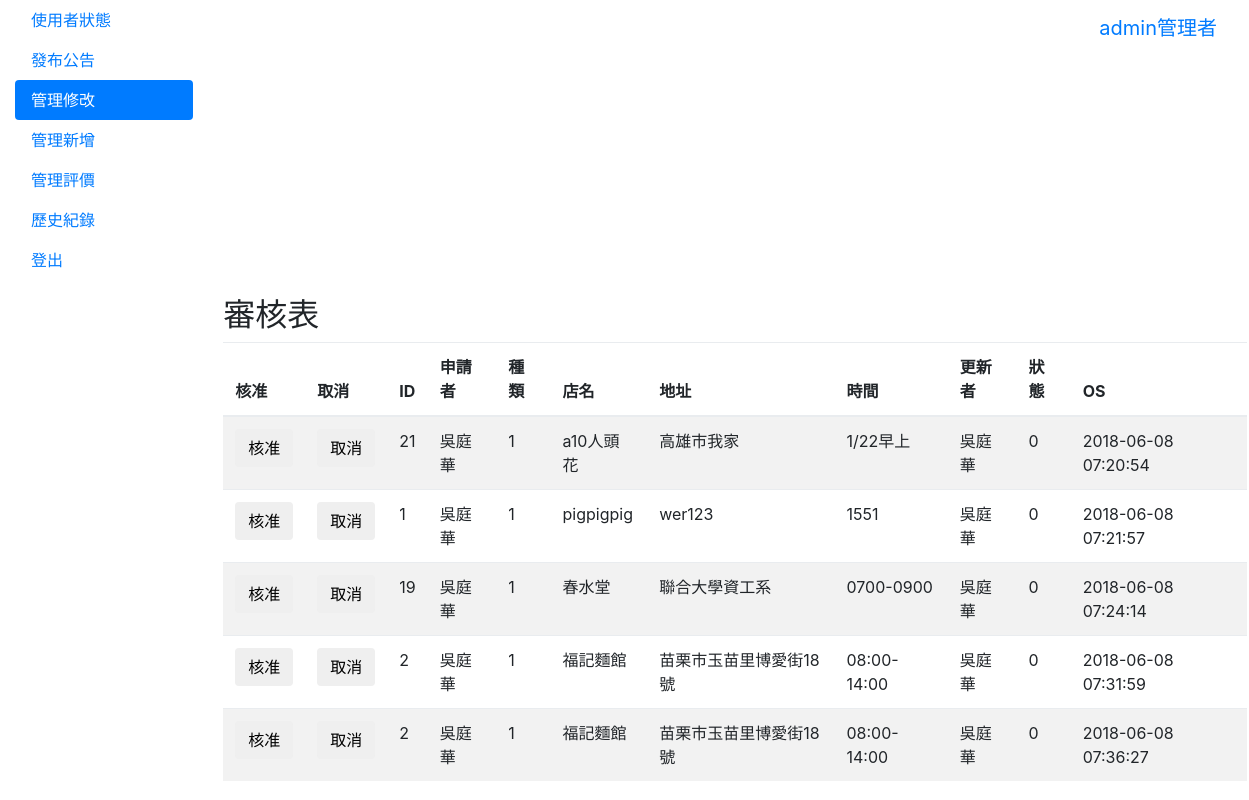
Screenshot of /3/bossup.php (signed in) with the database file from the repository.
### tables this page shows
CREATE TABLE `eatup` (
  `id` int(10) NOT NULL,
  `ac` varchar(25) DEFAULT 'computer',
  `pass` varchar(10) NOT NULL,
  `type` int(11) NOT NULL,
  `shop` text NOT NULL,
  `fon` text NOT NULL,
  `adds` text NOT NULL,
  `tim` text NOT NULL,
  `allth` text NOT NULL,
  `shopim` text NOT NULL,
  `foodim` text NOT NULL,
  `dollar` int(11) NOT NULL,
  `ok` int(11) DEFAULT '1',
  `idup` int(10) NOT NULL,
  `timeat` timestamp NOT NULL DEFAULT CURRENT_TIMESTAMP ON UPDATE CURRENT_TIMESTAMP
);

### 3/bossup.php (the view, shortened to what this page needs)
<!DOCTYPE html>
<html lang="en">
  <head>
    <link href="https://v4-alpha.getbootstrap.com/dist/css/bootstrap.min.css" rel="stylesheet">
    <link href="https://v4-alpha.getbootstrap.com/examples/dashboard/dashboard.css" rel="stylesheet">
  </head>
  <body>
    <nav class="navbar navbar-toggleable-md navbar-inverse fixed-top bg-inverse">
      <button class="navbar-toggler navbar-toggler-right hidden-lg-up" type="button" data-toggle="collapse" data-target="#navbarsExampleDefault" aria-controls="navbarsExampleDefault" aria-expanded="false" aria-label="Toggle navigation">
        <span class="navbar-toggler-icon"></span>
      </button>
      <a class="navbar-brand" href="boss01.php"><?php echo $_SESSION['name']?>管理者</a>
    </nav>
    <div class="container-fluid">
      <div class="row">
        <nav class="col-sm-3 col-md-2 hidden-xs-down bg-faded sidebar">
             <ul class="nav nav-pills flex-column">
            <li class="nav-item">
              <a class="nav-link" href="boss01.php">使用者狀態 <span class="sr-only">(current)</span></a>
            </li>
            <li class="nav-item">
              <a class="nav-link" href="boss02.php">發布公告</a>
            </li>
            <li class="nav-item">
              <a class="nav-link active" href="bossup.php">管理修改</a>
            </li>
			<li class="nav-item">
              <a class="nav-link" href="bossin.php">管理新增</a>
            </li>
		    <li class="nav-item">
              <a class="nav-link" href="bossjudge.php">管理評價</a>
            </li>
			<li class="nav-item">
              <a class="nav-link" href="bosshis.php">歷史紀錄</a>
            </li>
			<li class="nav-item">
              <a class="nav-link" href="?logout=true">登出</a>
            </li>
          </ul>
        </nav>
        <main class="col-sm-9 offset-sm-3 col-md-10 offset-md-2 pt-3">
          <h2>審核表</h2>
          <div class="table-responsive" style="width:1024px;height:auto;overflow:auto">
            <table class="table table-striped">
              <thead>
                <tr>
				  <th>核准</th>
				  <th>取消</th>
				  <th>ID</th>
				  <th>申請者</th>
                  <th>種類</th>
                  <th>店名</th>
                  <th>地址</th>
				  <th>時間</th>
				  <th>更新者</th>
				   <th>狀態</th>
				  <th>OS</th>
                </tr>
              </thead>
                <?php
					 require_once("conMysql.php");
                 $sql = ("SELECT * FROM eatup ");
                 $result = mysqli_query($conn, $sql);
                 while ($row = @mysqli_fetch_row($result))
				 { ?>
                   <tr>
				 <td><input type="button" value="核准" class="btn" onclick="location.href='bossupok.php?id=<?php echo $row[13]?>'"/></td>
				 <td><input type="button" value="取消" class="btn" onclick="location.href='bossupno.php?id=<?php echo $row[13]?>'"/></td>
				 <td><?php echo $row[0]?></td>
				 <td><?php echo $row[1]?></td>
		         <td><?php echo $row[3]?></td>
                 <td><?php echo $row[4]?></td>
                 <td><?php echo $row[6]?></td>
                 <td><?php echo $row[7]?></td>
				 <td><?php echo $row[1]?></td>
			                 <td><?php echo $row[12]?></td>
				  <td><?php echo $row[14]?></td>
                   </tr>
                 <?php } ?>
            </table>
          </div>
        </main>
      </div>
    </div>
  </body>
</html>

### rows the page displays
eatup: id "21", ac "吳庭華", type "1", shop "a10人頭花", adds "高雄市我家", tim "1/22早上", ok "0", timeat "2018-06-08 07:20:54"
eatup: id "1", ac "吳庭華", type "1", shop "pigpigpig", adds "wer123", tim "1551", ok "0", timeat "2018-06-08 07:21:57"
eatup: id "19", ac "吳庭華", type "1", shop "春水堂", adds "聯合大學資工系", tim "0700-0900", ok "0", timeat "2018-06-08 07:24:14"
eatup: id "2", ac "吳庭華", type "1", shop "福記麵館", adds "苗栗市玉苗里博愛街18號", tim "08:00-14:00", ok "0", timeat "2018-06-08 07:31:59"
eatup: id "2", ac "吳庭華", type "1", shop "福記麵館", adds "苗栗市玉苗里博愛街18號", tim "08:00-14:00", ok "0", timeat "2018-06-08 07:36:27"

### other values shown
$_SESSION['name'] "admin"
